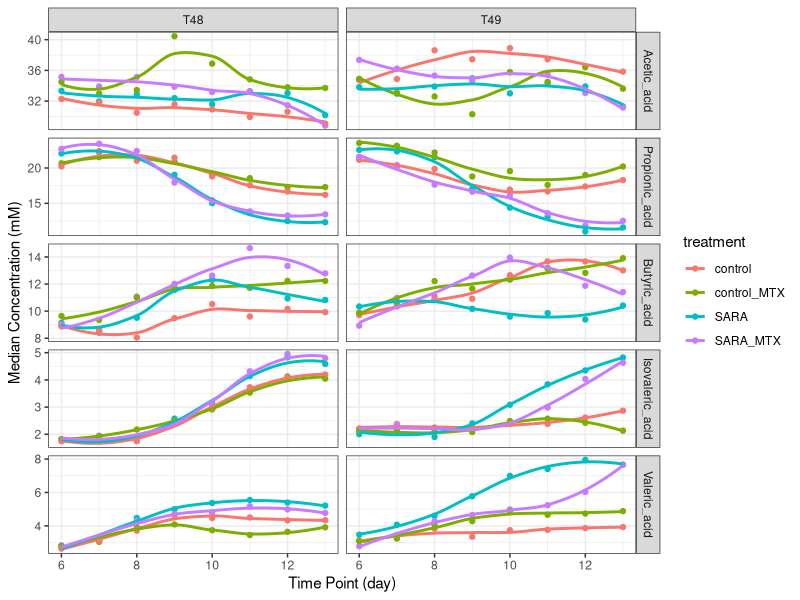
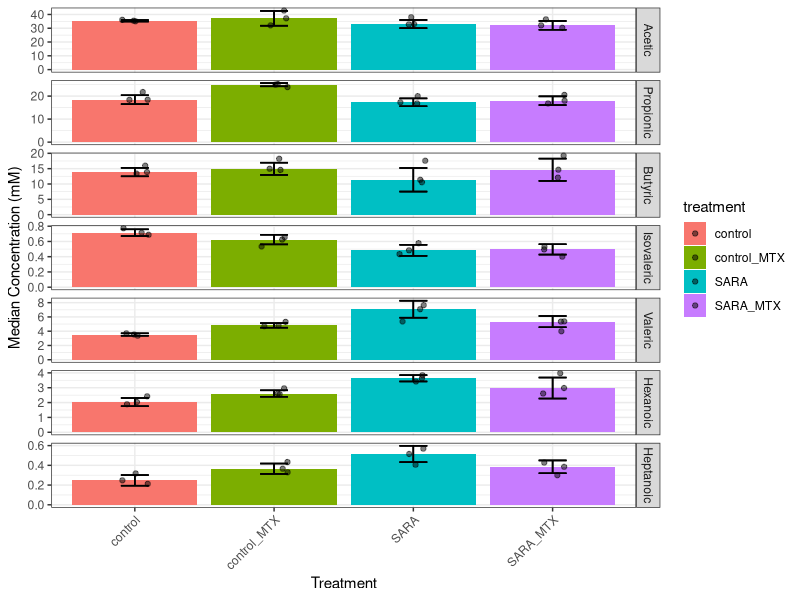

Write the R code that produced these figures, in order.
library(readr)
library(ggplot2)
library(tidyr)
library(dplyr)

df_vfa_t48 <- read_csv("data/chemical/VFA_T48.csv", col_types = cols(.default = "c"))
df_vfa_t48$run <- "T48"

df_vfa_t49 <- read_csv("data/chemical/VFA_T49.csv", col_types = cols(.default = "c"))
df_vfa_t49$run <- "T49"

df_vfa_exp1 <- bind_rows(df_vfa_t48, df_vfa_t49) %>%
  
  gather(compound, concentration, -reactor, -run, -time) %>%
  mutate(concentration = as.numeric(concentration)) %>%
  drop_na()

df_meta_exp1 <- read_csv("data/meta/meta_combined_exp1.csv", col_types = cols(.default = "c"))
df_time <- read_csv("data/meta/hours_to_day.csv", col_types = cols(.default = "c"))

df_vfa_summary <- df_vfa_exp1 %>%
  
  left_join(df_meta_exp1, by = c("run", "reactor")) %>%
  left_join(df_time, by = c("time")) %>%
  
  mutate(concentration = concentration / 20) %>%
  
  group_by(run, day, treatment, compound) %>%
  mutate(median_concentration = median(concentration)) %>%
  ungroup() %>%
  select(day, treatment, compound, run, median_concentration) %>%
  distinct() %>%
  drop_na() %>%
  
  filter(compound != "Isobutyric_acid") 


df_vfa_summary$day <- as.integer(df_vfa_summary$day)

df_vfa_summary$compound <- factor(df_vfa_summary$compound, levels = c("Acetic_acid", "Propionic_acid", "Butyric_acid", "Isovaleric_acid", "Valeric_acid"))

ggplot(df_vfa_summary, aes(x = day, y = median_concentration, colour = treatment)) +
  theme_bw() +
  geom_point(aes(colour = treatment)) +
  facet_grid(compound ~ run, scales = "free_y") +
  geom_smooth(aes(colour = treatment), se = FALSE) +
  ylab("Median Concentration (mM)") +
  xlab("Time Point (day)")

####

df_mcfa_t49 <- read_csv("data/chemical/MCFA_T49.csv", col_types = cols(.default = "c"))

df_meta <- read_csv("data/meta/meta_combined_exp1.csv", col_types = cols(.default = "c")) %>%
  filter(run == "T49")

df_mcfa_conv <- read_csv("data/chemical/MCFA_T49_conversion.csv", col_types = cols(.default = "c"))

df_mcfa_summary <- df_mcfa_t49 %>%
  left_join(df_meta, by = c("reactor")) %>%
  
  gather(compound, concentration, -reactor, -treatment, -run) %>%
  
  inner_join(df_mcfa_conv) %>%
  
  mutate(concentration = as.numeric(concentration)) %>%
  mutate(divide_by = as.numeric(divide_by)) %>%
  mutate(concentration = concentration / divide_by) %>%
  
  group_by(treatment, compound) %>%
  mutate(median_concentration = median(concentration)) %>%
  mutate(sd_concentration = sd(concentration)) %>%
  ungroup() %>%
  select(treatment, compound, median_concentration, sd_concentration, concentration) %>%
  distinct() %>%
  
  mutate(upper = median_concentration + sd_concentration) %>%
  mutate(lower = median_concentration - sd_concentration)

df_mcfa_summary <- df_mcfa_summary %>%
  filter(compound != "2-Methylbutyric") %>%
  filter(compound != "Isobutyric")

df_mcfa_summary$compound <- factor(df_mcfa_summary$compound, levels = c("Acetic", "Propionic", "Butyric", "Isovaleric", "Valeric", "Hexanoic", "Heptanoic"))

ggplot(df_mcfa_summary, aes(x = treatment, y = median_concentration, fill = treatment)) +
  
  theme_bw() +
  geom_bar(stat = "identity", position = "dodge") +
  geom_jitter(aes(y = concentration), width = 0.1, height = 0, alpha = 0.5) +
  geom_errorbar(aes(ymin = lower, ymax = upper), width = 0.2) +
  
  facet_grid(compound~., scales = "free", ) +
  ylab("Median Concentration (mM)") +
  xlab("Treatment") + 
  theme(axis.text.x = element_text(angle = 45, hjust = 1))